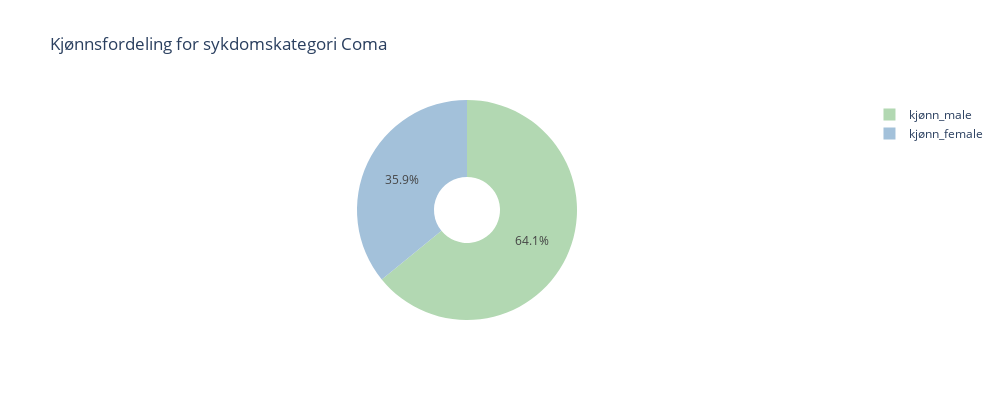

Notebook source saved alongside this figure:
### Code cell
# Kjønnsfordeling innen ulike sykdomskategorier.

disease_categories = ['sykdomskategori_ARF/MOSF', 
                     'sykdomskategori_COPD/CHF/Cirrhosis', 
                     'sykdomskategori_Cancer', 
                     'sykdomskategori_Coma']

gender_categories = ['kjønn_female', 'kjønn_male']

for disease in disease_categories:
    disease_data = X_train[X_train[disease] == 1]
    
    gender_count = disease_data[gender_categories].sum()
    
    total = gender_count.sum()
    gender_percent = (gender_count / total) * 100
    
    gender_df = pd.DataFrame({
        'Kjønn': gender_percent.index,
        'Prosent': gender_percent.values
    })

    fig = px.pie(gender_df, 
                 values='Prosent', 
                 names='Kjønn', 
                 title=f'Kjønnsfordeling for {disease.replace("_", " ")}',
                 color_discrete_sequence=['#B2D8B2', '#A3C1DA'],
                 hole=0.3, 
                 width=1000, height=400)

fig.show()

### Figure 1 — Plotly figure (JSON) as saved in the notebook; plotly's stock layout.template omitted (floating-point values rounded to 4 significant figures)
{"data": [{"domain": {"x": [0, 1], "y": [0, 1]}, "hole": 0.3, "hovertemplate": "Kjønn=%{label}<br>Prosent=%{value}<extra></extra>", "labels": ["kjønn_female", "kjønn_male"], "legendgroup": "", "name": "", "showlegend": true, "type": "pie", "values": [35.89, 64.11]}], "layout": {"height": 400, "legend": {"tracegroupgap": 0}, "piecolorway": ["#B2D8B2", "#A3C1DA"], "title": {"text": "Kjønnsfordeling for sykdomskategori Coma"}, "width": 1000}}
